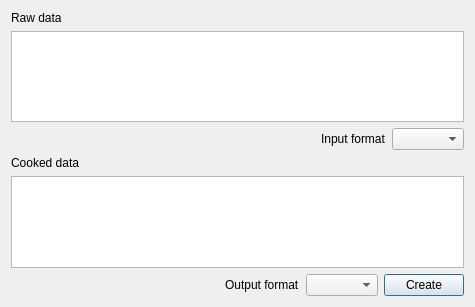
<?xml version="1.0" encoding="UTF-8"?>
<ui version="4.0">
 <class>SAKToolStringAssistant</class>
 <widget class="QDialog" name="SAKToolStringAssistant">
  <property name="geometry">
   <rect>
    <x>0</x>
    <y>0</y>
    <width>475</width>
    <height>307</height>
   </rect>
  </property>
  <property name="windowTitle">
   <string>String Assistant</string>
  </property>
  <layout class="QGridLayout" name="gridLayout">
   <item row="1" column="0" colspan="4">
    <widget class="QTextEdit" name="textEdit"/>
   </item>
   <item row="5" column="0">
    <spacer name="horizontalSpacer">
     <property name="orientation">
      <enum>Qt::Horizontal</enum>
     </property>
     <property name="sizeHint" stdset="0">
      <size>
       <width>40</width>
       <height>20</height>
      </size>
     </property>
    </spacer>
   </item>
   <item row="0" column="0" colspan="4">
    <widget class="QLabel" name="label">
     <property name="text">
      <string>Raw data</string>
     </property>
    </widget>
   </item>
   <item row="5" column="3">
    <widget class="QPushButton" name="createPushButton">
     <property name="text">
      <string>Create</string>
     </property>
    </widget>
   </item>
   <item row="3" column="0">
    <widget class="QLabel" name="label_2">
     <property name="text">
      <string>Cooked data</string>
     </property>
    </widget>
   </item>
   <item row="4" column="0" colspan="4">
    <widget class="QTextBrowser" name="textBrowser"/>
   </item>
   <item row="2" column="0" colspan="4">
    <widget class="QWidget" name="widget" native="true">
     <property name="minimumSize">
      <size>
       <width>0</width>
       <height>0</height>
      </size>
     </property>
     <layout class="QHBoxLayout" name="horizontalLayout">
      <property name="leftMargin">
       <number>0</number>
      </property>
      <property name="topMargin">
       <number>0</number>
      </property>
      <property name="rightMargin">
       <number>0</number>
      </property>
      <property name="bottomMargin">
       <number>0</number>
      </property>
      <item>
       <spacer name="horizontalSpacer_2">
        <property name="orientation">
         <enum>Qt::Horizontal</enum>
        </property>
        <property name="sizeHint" stdset="0">
         <size>
          <width>40</width>
          <height>20</height>
         </size>
        </property>
       </spacer>
      </item>
      <item>
       <widget class="QLabel" name="label_3">
        <property name="text">
         <string>Input format</string>
        </property>
       </widget>
      </item>
      <item>
       <widget class="QComboBox" name="inputFormatComboBox"/>
      </item>
     </layout>
    </widget>
   </item>
   <item row="5" column="1">
    <widget class="QLabel" name="label_4">
     <property name="text">
      <string>Output format</string>
     </property>
    </widget>
   </item>
   <item row="5" column="2">
    <widget class="QComboBox" name="outputFormatComboBox"/>
   </item>
  </layout>
 </widget>
 <resources/>
 <connections/>
</ui>
